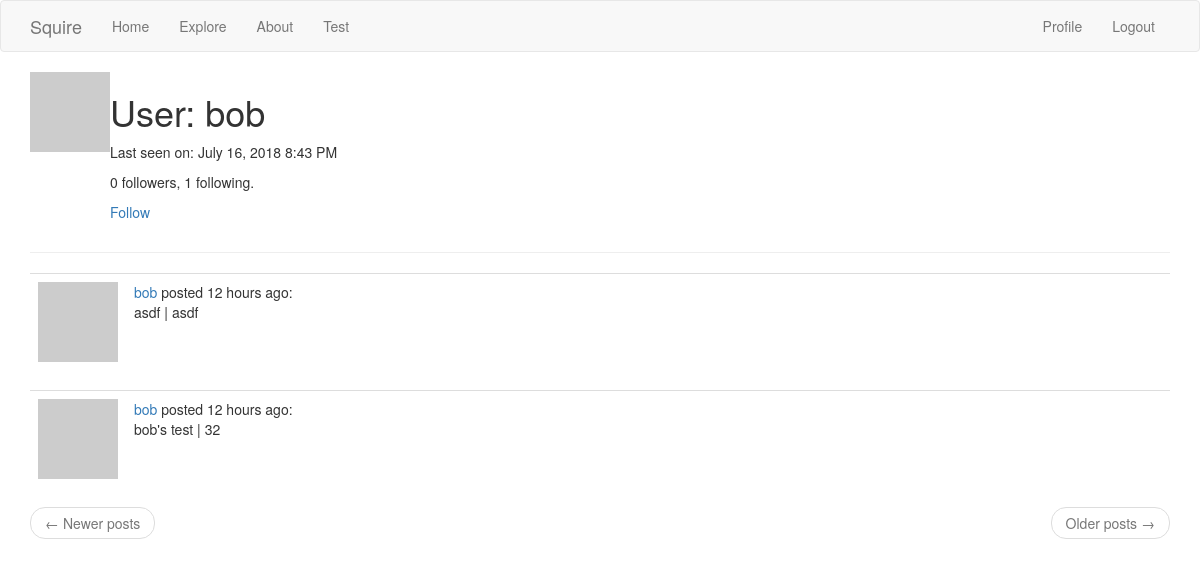
Page /user/bob (signed in) on the committed database.
### app/models.py (models this page shows, shortened)
class User(UserMixin, db.Model):
    id = db.Column(db.Integer, primary_key=True)
    username = db.Column(db.String(64), index=True, unique=True)
    email = db.Column(db.String(120), index=True, unique=True)
    password_hash = db.Column(db.String(128))
    scores = db.relationship('Score', backref='author', lazy='dynamic')
    about_me = db.Column(db.String(140))
    last_seen = db.Column(db.DateTime, default=datetime.utcnow)
    followed = db.relationship(
        'User', secondary=followers,
        primaryjoin=(followers.c.follower_id == id),
        secondaryjoin=(followers.c.followed_id == id),
        backref=db.backref('followers', lazy='dynamic'), lazy='dynamic')
    def avatar(self, size):
        digest = md5(self.email.lower().encode('utf-8')).hexdigest()
        return 'https://www.gravatar.com/avatar/{}?d=identicon&s={}'.format(digest, size)
    def is_following(self, user):
        return self.followed.filter(
            followers.c.followed_id == user.id).count() > 0

class Score(db.Model):
    id = db.Column(db.Integer, primary_key=True)
    testname = db.Column(db.String(140))
    score = db.Column(db.String(140))
    timestamp = db.Column(db.DateTime, index=True, default=datetime.utcnow)
    user_id = db.Column(db.Integer, db.ForeignKey('user.id'))

### app/routes.py (the view)
@app.route('/user/<username>')
@login_required
def user(username):
    user = User.query.filter_by(username=username).first_or_404()
    page = request.args.get('page', 1, type=int)
    scores = user.scores.order_by(Score.timestamp.desc()).paginate(
        page, app.config['POSTS_PER_PAGE'], False)
    next_url = url_for('user', username=user.username, page=scores.next_num) \
        if scores.has_next else None
    prev_url = url_for('user', username=user.username, page=scores.prev_num) \
        if scores.has_prev else None
    return render_template('user.html', user=user, scores=scores.items,
                           next_url=next_url, prev_url=prev_url)

### app/models.py (called while the page is built)
@login.user_loader
def load_user(id):
    return User.query.get(int(id))

### app/routes.py (called while the page is built)
@app.before_request
def before_request():
    if current_user.is_authenticated:
        current_user.last_seen = datetime.utcnow()
        db.session.commit()

### app/templates/user.html (shortened to what this page needs)
{% extends "base.html" %}
{% block app_content %}
    <table>
        <tr valign="top">
            <td><img src="{{ user.avatar(128) }}"></td>
            <td>
                <h1>User: {{ user.username }}</h1>
                {% if user.last_seen %}
                <p>Last seen on: {{ moment(user.last_seen).format('LLL') }}</p>
                {% endif %}
                <p>{{ user.followers.count() }} followers, {{ user.followed.count() }} following.</p>
                {% if user == current_user %}
                <p><a href="{{ url_for('edit_profile') }}">Edit your profile</a></p>
                {% elif not current_user.is_following(user) %}
                <p><a href="{{ url_for('follow', username=user.username) }}">Follow</a></p>
                {% else %}
                <p><a href="{{ url_for('unfollow', username=user.username) }}">Unfollow</a></p>
                {% endif %}
            </td>
        </tr>
    </table>
    <hr>
    {% for score in scores %}
        {% include '_post.html' %}
    {% endfor %}
    <nav aria-label="...">
        <ul class="pager">
            <li class="previous{% if not prev_url %} disabled{% endif %}">
                <a href="{{ prev_url or '#' }}">
                    <span aria-hidden="true">&larr;</span> Newer posts
                </a>
            </li>
            <li class="next{% if not next_url %} disabled{% endif %}">
                <a href="{{ next_url or '#' }}">
                    Older posts <span aria-hidden="true">&rarr;</span>
                </a>
            </li>
        </ul>
    </nav>
{% endblock %}

### app/templates/_post.html
<table class="table table-hover">
    <tr>
        <td width="70px">
            <a href="{{ url_for('user', username=score.author.username) }}">
                <img src="{{ score.author.avatar(70) }}" />
            </a>
        </td>
        <td>
            <a href="{{ url_for('user', username=score.author.username) }}">
                {{ score.author.username }}
            </a> posted {{ moment(score.timestamp).fromNow() }}:
            <br>
            {{ score.testname }} | {{ score.score }}
        </td>
    </tr>
</table>

### rows in the picture
User: username "bob", last_seen "July 16, 2018 8:43 PM"
Score: author.username "bob", timestamp "12 hours ago", testname "asdf", score "asdf"
Score: author.username "bob", timestamp "12 hours ago", testname "bob's test", score "32"

### other values in the picture
{{ user.followers.count() }} "0"
{{ user.followed.count() }} "1"
